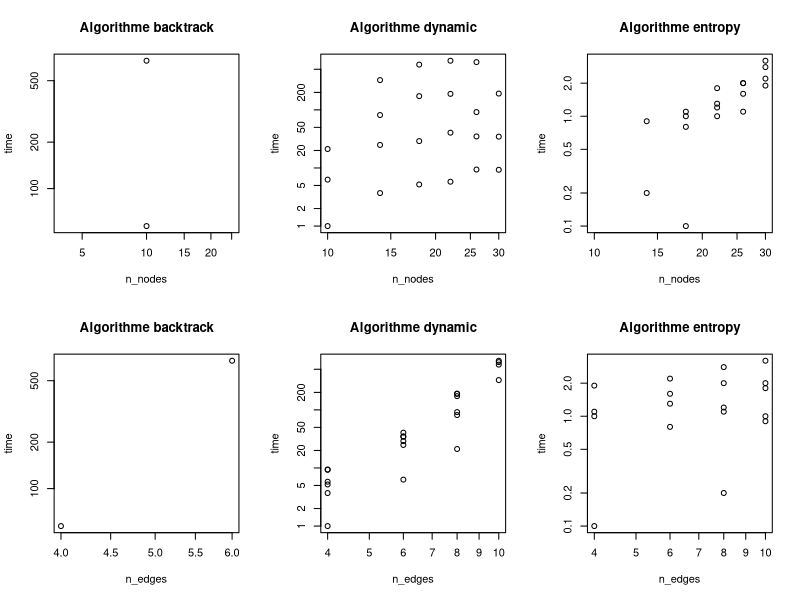
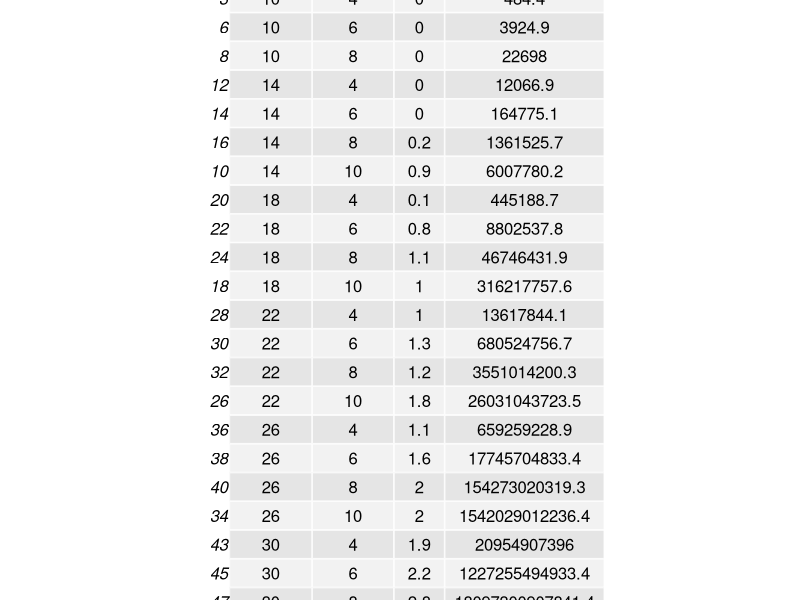
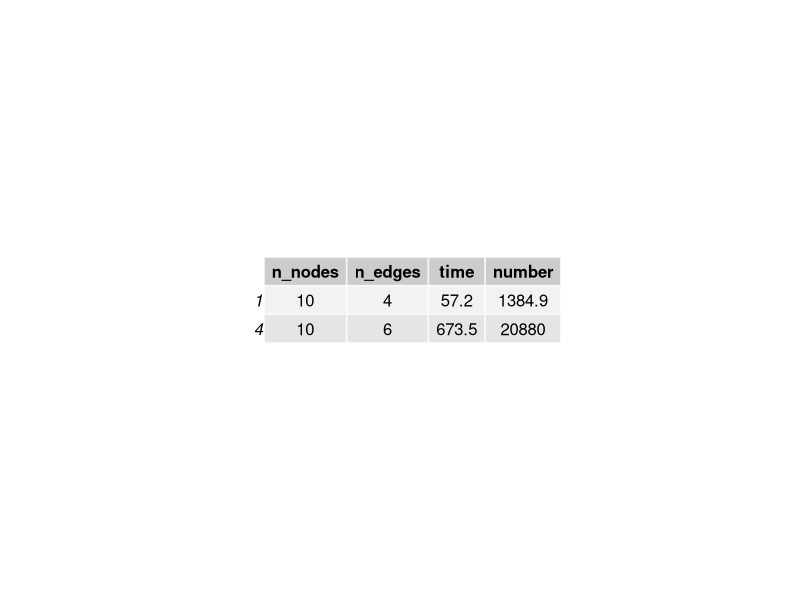
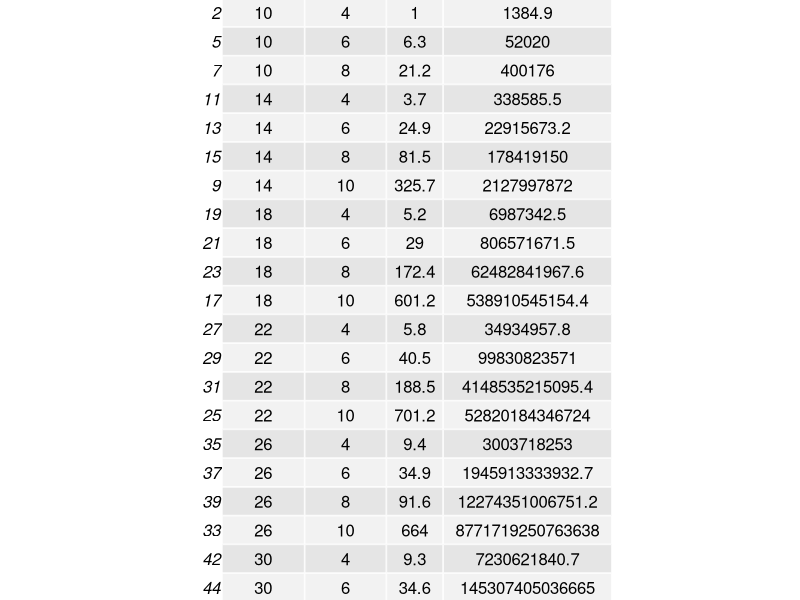

These figures' R source, in order:
#!/usr/local/bin/Rscript
library(gridExtra)
write_csv <- function(algo, data=avg)
{
	# Select rows where algo == algo
	table <- avgs[
					  avgs["algo"] == algo, # Select rows
					  c("n_nodes", "n_edges",  "time", "number") # select columns
				  ]

	# Order table by number of nodes, then number of edges
	table <- table[order( table[,"n_nodes"], table[,"n_edges"]),]

	# Print table to console
	print(paste(c("Algo ", algo), collapse=" "))
	print(table, row.names=FALSE)

	# Write table to csv file
	filename = paste(c("Data/",algo, ".csv"), collapse="")
	write.table(table, filename, row.names=FALSE)

	# Save pdf of the table
	title <- paste(c("Data/Moyennes_", algo,".pdf"), collapse="")
	pdf(title)
	grid.table(table)
	dev.off()
}

plot_page <- function(filename="Graphs/Graph.pdf", data=df)
{
	pdf(filename, width=7.5, height=4)
	par(mfrow=c(2,3))
	# Do each graph except for (Algo=counting, Series=2)
	for(algo in c("backtrack","dynamic","entropy")){
		title <- paste(c("Algorithme ", algo), collapse="")
		to_plot <- data[data["algo"]==algo,][,c("n_nodes","time")]
		plot(to_plot,log="xy",main=title)
	}
	for(algo in c("backtrack","dynamic","entropy")){
		title <- paste(c("Algorithme ", algo), collapse="")
		to_plot <- data[data["algo"]==algo,][,c("n_edges","time")]
		plot(to_plot,log="xy",main=title)
	}
	dev.off()
}


# Read the raw data
df <- read.table("Data/master_data.csv", header = TRUE, sep = ",")

# Aggregate the data with averages for same (series, algorithm)
avgs <- aggregate( df[c("time", "number")], by=df[c("algo","n_nodes","n_edges","series")], mean)

# Make a log-log graph
plot_page(filename="Graphs/avg-loglog.pdf", data=avgs)

# Write the csv's and the
for(algo in c("entropy", "backtrack", "dynamic")){
	write_csv(algo=algo, data=avgs)
}
